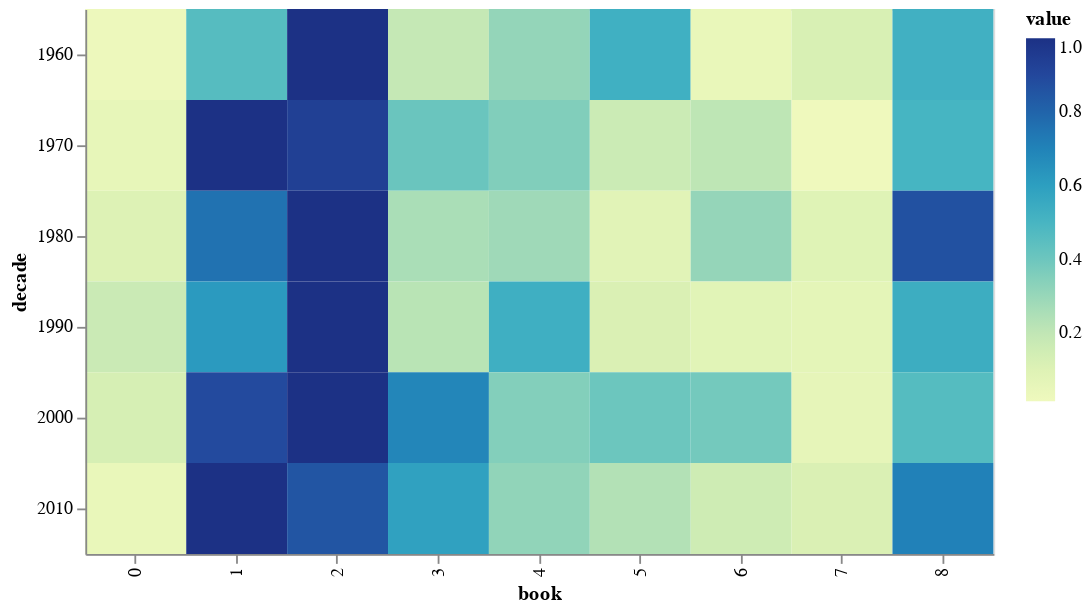

Source (notebook cell):
### Code cell
alt.Chart(booksMelted).mark_rect().encode(x='book:O', y='decade:O', color='value').properties(width=500, height=300)

### Figure 1 — Vega-Lite specification as saved in the notebook (floating-point values rounded to 4 significant figures)
{"config": {"view": {"continuousWidth": 400, "continuousHeight": 300}}, "data": {"name": "data-83caf4fd0b9ad2bc09d6e4dfee1f1c50"}, "mark": "rect", "encoding": {"color": {"type": "quantitative", "field": "value"}, "x": {"type": "ordinal", "field": "book"}, "y": {"type": "ordinal", "field": "decade"}}, "height": 300, "width": 500, "$schema": "https://vega.github.io/schema/vega-lite/v4.8.1.json", "datasets": {"data-83caf4fd0b9ad2bc09d6e4dfee1f1c50": [{"decade": 1960, "book": 0, "value": 0.02391}, {"decade": 1970, "book": 0, "value": 0.05589}, {"decade": 1980, "book": 0, "value": 0.1029}, {"decade": 1990, "book": 0, "value": 0.1674}, {"decade": 2000, "book": 0, "value": 0.1303}, {"decade": 2010, "book": 0, "value": 0.0451}, {"decade": 1960, "book": 1, "value": 0.4606}, {"decade": 1970, "book": 1, "value": 1.0}, {"decade": 1980, "book": 1, "value": 0.755}, {"decade": 1990, "book": 1, "value": 0.6183}, {"decade": 2000, "book": 1, "value": 0.8894}, {"decade": 2010, "book": 1, "value": 1.0}, {"decade": 1960, "book": 2, "value": 1.0}, {"decade": 1970, "book": 2, "value": 0.9336}, {"decade": 1980, "book": 2, "value": 1.0}, {"decade": 1990, "book": 2, "value": 1.0}, {"decade": 2000, "book": 2, "value": 1.0}, {"decade": 2010, "book": 2, "value": 0.8517}, {"decade": 1960, "book": 3, "value": 0.185}, {"decade": 1970, "book": 3, "value": 0.4059}, {"decade": 1980, "book": 3, "value": 0.257}, {"decade": 1990, "book": 3, "value": 0.2209}, {"decade": 2000, "book": 3, "value": 0.6886}, {"decade": 2010, "book": 3, "value": 0.5907}, {"decade": 1960, "book": 4, "value": 0.31}, {"decade": 1970, "book": 4, "value": 0.3545}, {"decade": 1980, "book": 4, "value": 0.2848}, {"decade": 1990, "book": 4, "value": 0.5303}, {"decade": 2000, "book": 4, "value": 0.3483}, {"decade": 2010, "book": 4, "value": 0.3179}, {"decade": 1960, "book": 5, "value": 0.526}, {"decade": 1970, "book": 5, "value": 0.1663}, {"decade": 1980, "book": 5, "value": 0.08576}, {"decade": 1990, "book": 5, "value": 0.1175}, {"decade": 2000, "book": 5, "value": 0.4012}, {"decade": 2010, "book": 5, "value": 0.2351}, {"decade": 1960, "book": 6, "value": 0.04446}, {"decade": 1970, "book": 6, "value": 0.2071}, {"decade": 1980, "book": 6, "value": 0.3086}, {"decade": 1990, "book": 6, "value": 0.08215}, {"decade": 2000, "book": 6, "value": 0.3843}, {"decade": 2010, "book": 6, "value": 0.1567}, {"decade": 1960, "book": 7, "value": 0.1229}, {"decade": 1970, "book": 7, "value": 0.01467}, {"decade": 1980, "book": 7, "value": 0.09244}, {"decade": 1990, "book": 7, "value": 0.06944}, {"decade": 2000, "book": 7, "value": 0.05868}, {"decade": 2010, "book": 7, "value": 0.1178}, {"decade": 1960, "book": 8, "value": 0.5243}, {"decade": 1970, "book": 8, "value": 0.5033}, {"decade": 1980, "book": 8, "value": 0.8672}, {"decade": 1990, "book": 8, "value": 0.5384}, {"decade": 2000, "book": 8, "value": 0.4633}, {"decade": 2010, "book": 8, "value": 0.7075}]}}
